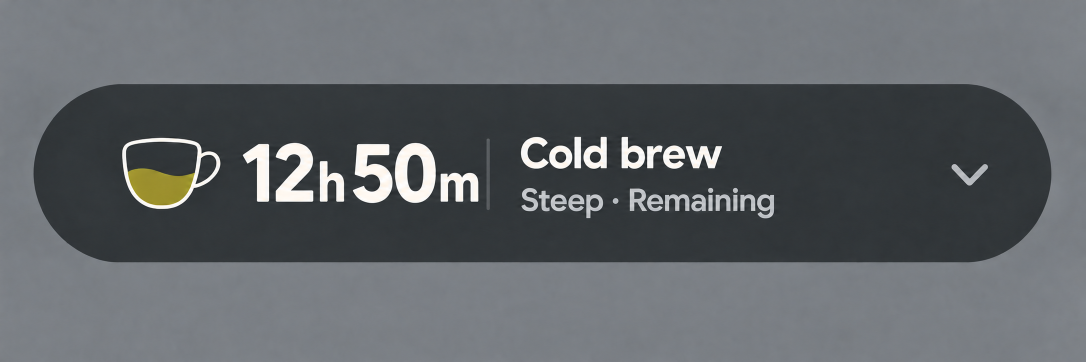
#> input picture docs/brewing/design/timer-notification-20261008/approved-notification.png, 2172 x 724 px (shown at 1/2 size)
$ python import_timer_notification_cup.py
#> lines starting #> are read from the running program, lines starting #| are printed output that depends on the picture; after the words box and inside, x2 and y2 are one past the last pixel; in counts of white or black regions, pixels touching at a corner belong together
### tools/monochrome_icons.py
#!/usr/bin/env python3
"""Reusable contour fitting, Android vector export and target-size fidelity checks.

Used by vectorize_equipment_icons.py; derived from the calculation-icon workflow.
All contours originate in raster pixels. No coordinates are authored by hand.
"""

from __future__ import annotations

import math
import re
import shutil
import subprocess
import xml.etree.ElementTree as ElementTree
from dataclasses import asdict, dataclass
from pathlib import Path

import numpy as np
import vtracer
from PIL import Image, ImageDraw, ImageFont


TRACE_TOLERANCES = (0.1, 0.25, 0.5, 0.75, 1.0, 1.5, 2.0)
TARGET_SIZES = (24, 32, 48)
REPORT_SIZES = TARGET_SIZES + (60, 256)

# These gates are evaluated after both the raster source and fitted SVG have
# been rendered by the same ImageMagick installation. They are intentionally
# strict enough to catch collapsed holes, displaced edges, and oversmoothing.
MIN_SOFT_IOU = 0.94
MIN_BINARY_IOU_BY_SIZE = {24: 0.95, 32: 0.94, 48: 0.94}
MAX_BOUNDARY_P95_PX = 1.0

SVG_NAMESPACE = "http://www.w3.org/2000/svg"
COMMAND_PATTERN = re.compile(r"[A-Za-z]")


@dataclass(frozen=True)
class IconSpec:
    key: str
    imagegen_source: Path
    raster_reference: Path
    mask: Path
    traced_svg: Path
    vector_drawable: Path


@dataclass(frozen=True)
class RasterMetrics:
    size_px: int
    soft_iou: float
    binary_iou: float
    mean_absolute_alpha_error: float
    boundary_p95_px: float
    boundary_max_px: float
    reference_topology: Topology
    candidate_topology: Topology


@dataclass(frozen=True)
class Topology:
    components: int
    holes: int


@dataclass(frozen=True)
class CandidateReport:
    tolerance_px: float
    path_count: int
    command_count: int
    svg_bytes: int
    topology: Topology
    metrics: tuple[RasterMetrics, ...]
    passes: bool


def run(*args: str | Path) -> None:
    subprocess.run([str(arg) for arg in args], check=True)


# [5 lines left out: function require_tools, not called in this run]


def alpha_array(path: Path) -> np.ndarray:
    with Image.open(path) as image:
        return np.asarray(image.convert("RGBA").getchannel("A"), dtype=np.float32) / 255.0


# [68 lines left out: functions make_trace_input, trace_svg, render, binary_topology, count_components, not called in this run]


def flood_from_border(mask: np.ndarray) -> np.ndarray:
    height, width = mask.shape
    reached = np.zeros_like(mask, dtype=bool)
    stack: list[tuple[int, int]] = []
    for x in range(width):
        stack.extend(((0, x), (height - 1, x)))
    for y in range(height):
        stack.extend(((y, 0), (y, width - 1)))
    while stack:
        y, x = stack.pop()
        if reached[y, x] or not mask[y, x]:
            continue
        reached[y, x] = True
        for ny, nx in ((y - 1, x), (y + 1, x), (y, x - 1), (y, x + 1)):
            if 0 <= ny < height and 0 <= nx < width and not reached[ny, nx]:
                stack.append((ny, nx))
    return reached


# [234 lines left out: functions boundary_points, boundary_distances, compare_rasters, svg_paths, candidate_passes, evaluate_candidate and 4 more, not called in this run]

### tools/import_timer_notification_cup.py
"""Mechanically trace the approved generated notification cup; never author contours.

uv run --no-project --with vtracer==1.0.0a3 --with numpy==2.3.5 --with pillow==12.3.0 python tools/import_timer_notification_cup.py
"""
from pathlib import Path
import argparse
from decimal import Decimal
import hashlib
import json
import re
import xml.etree.ElementTree as ET
from import_approved_vessel_vectors import convert

ROOT = Path(__file__).resolve().parents[1]
ASSETS = ROOT / "docs/brewing/design/timer-notification-20261008"


# [45 lines left out: functions compact_traced_path, native_vector, not called in this run]


def trace_artwork():
    import vtracer
    import numpy as np
    from PIL import Image
    import monochrome_icons as trace

    source = ASSETS / "approved-notification.png"
    pixels = np.asarray(Image.open(source).convert("RGB"), dtype=np.int16)
    height, width, _ = pixels.shape
#> height = 724; width = 2172
    # The approved cup occupies the leftmost artwork region, separate from text.
    mask = (pixels.min(axis=2) > 175) & (pixels.max(axis=2) - pixels.min(axis=2) < 60)
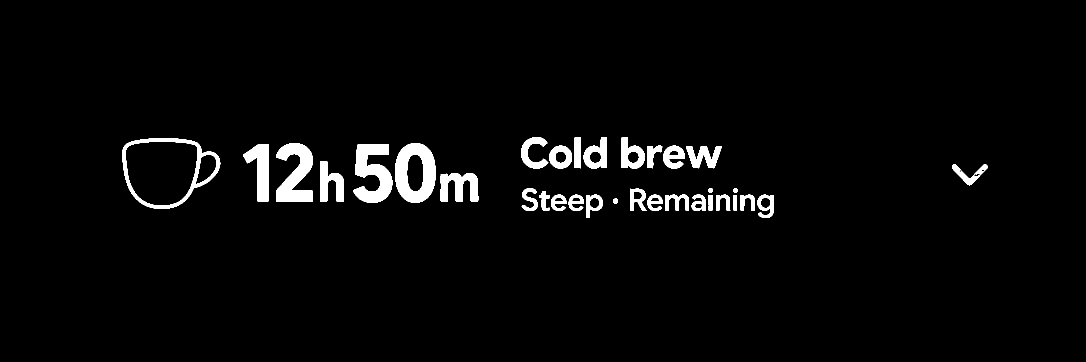
#> mask: shape (724, 2172) bool (shown at 1/2 size); 3.1% white; 33 white regions, largest, box (x1, y1, x2, y2) and area: (790, 286, 871, 406) 5956, (706, 288, 785, 406) 5533, (552, 286, 626, 403) 5166
    mask[:, :int(width * .09)] = False
    mask[:, int(width * .205):] = False
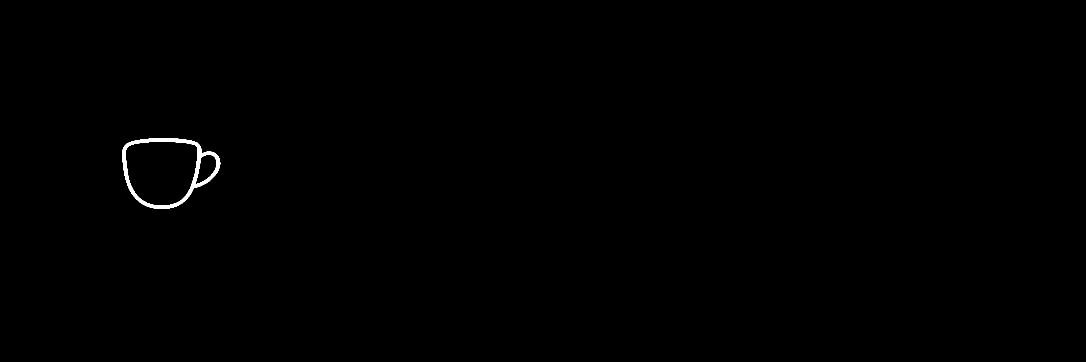
#> mask: shape (724, 2172) bool (shown at 1/2 size); 0.27% white; 1 white region, box (x1, y1, x2, y2) and area: (245, 276, 441, 418) 4192
    ys, xs = np.nonzero(mask)
#> ys = 4192 values from 276 to 417; xs = 4192 values, max 440 at index 1890, min 245 at index 1154, mean 342.9
    bounds = (int(xs.min()) - 3, int(ys.min()) - 3, int(xs.max()) + 4, int(ys.max()) + 4)
#> bounds = (242, 273, 444, 421)
    left, top, right, bottom = bounds
#> left = 242; top = 273; right = 444; bottom = 421
    outline = mask[top:bottom, left:right]
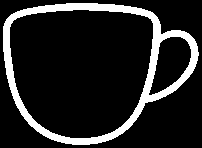
#> outline: shape (148, 202) bool; 14% white; 1 white region, box (x1, y1, x2, y2) and area: (3, 3, 199, 145) 4192
    holes = ~outline & ~trace.flood_from_border(~outline)
#> after the loop in flood_from_border, `while stack:`:
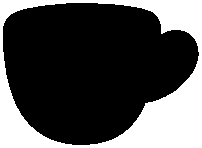
#> reached: shape (148, 202) bool; 30.3% white; 1 white region, box (x1, y1, x2, y2) and area: (0, 0, 202, 148) 9063
#> after the loop in flood_from_border, `while stack:`: stack = []
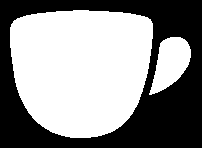
#> holes: shape (148, 202) bool; 55.7% white; 1 black region, box (x1, y1, x2, y2) and area: (0, 0, 202, 148) 13255
    # Largest closed cavity is the cup bowl; the handle opening stays empty.
    components = []
    visited = np.zeros_like(holes)
    for y, x in zip(*np.nonzero(holes)):
        if visited[y, x]:
            continue
        points, stack = [], [(y, x)]
        visited[y, x] = True
        while stack:
            cy, cx = stack.pop()
            points.append((cy, cx))
            for ny, nx in ((cy-1, cx), (cy+1, cx), (cy, cx-1), (cy, cx+1)):
                if 0 <= ny < holes.shape[0] and 0 <= nx < holes.shape[1] and holes[ny, nx] and not visited[ny, nx]:
                    visited[ny, nx] = True
                    stack.append((ny, nx))
        components.append(points)
#> this loop made 16641 passes
#> (y, x) on passes 1 to 3: (10, 73), (10, 74), (10, 75)
#> after the loop, components = 2 items
    assert len(components) == 2, "Cup bowl and handle must both remain closed"
    bowl = np.zeros_like(holes)
    for y, x in max(components, key=len):
        bowl[y, x] = True
#> this loop made 15169 passes
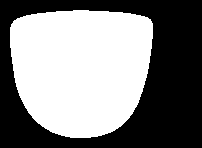
#> bowl: shape (148, 202) bool; 50.7% white; 1 black region, box (x1, y1, x2, y2) and area: (0, 0, 202, 148) 14727
    report = {"source_sha256": hashlib.sha256(source.read_bytes()).hexdigest(),
              "crop_bounds": bounds, "paths": {}}
    for name, binary in (("outline", outline), ("bowl", bowl)):
        input_file = ASSETS / f"{name}-trace-input.png"
        svg_file = ASSETS / f"{name}.svg"
        Image.fromarray(np.where(binary, 0, 255).astype(np.uint8)).convert("RGB").save(input_file)
        # Trace pixel edges at 8x to avoid shifting a thin outline by half a source pixel.
        hires = ASSETS / f"{name}-trace-hires.png"
        Image.open(input_file).resize((binary.shape[1] * 8, binary.shape[0] * 8), Image.Resampling.NEAREST).save(hires)
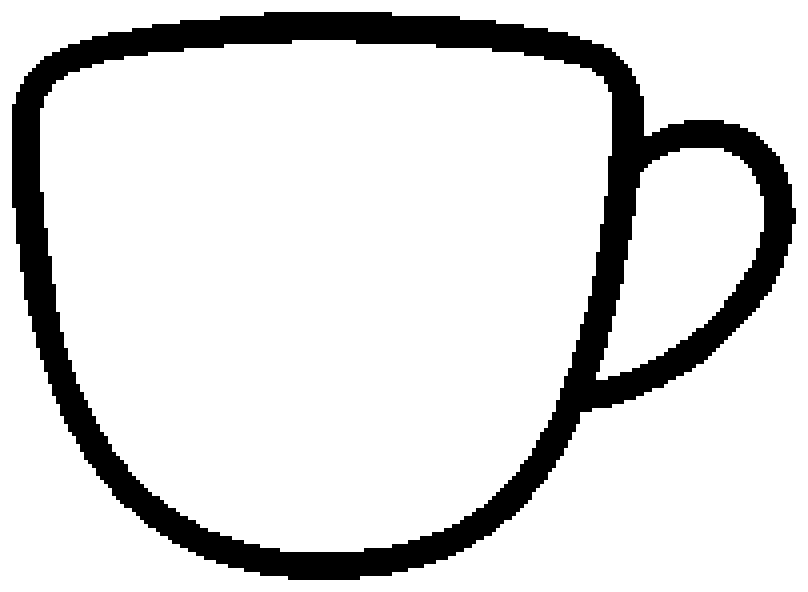
#> saved as outline-trace-hires.png: PIL image 1616x1184 RGB (shown at 1/2 size); 86% white; 1 black region, box (x1, y1, x2, y2) and area: (24, 24, 1592, 1160) 268288
        vtracer.Config(clustering="bw", mode="spline", filter_speckle=0, simplify=.1,
                       path_precision=3, optimize=0, binary_threshold=128).convert_file(str(hires), str(svg_file))
#> (this line was passed over: vtracer is not available in this run)
#> (the run stopped early here; a loop or call above may not have finished)
